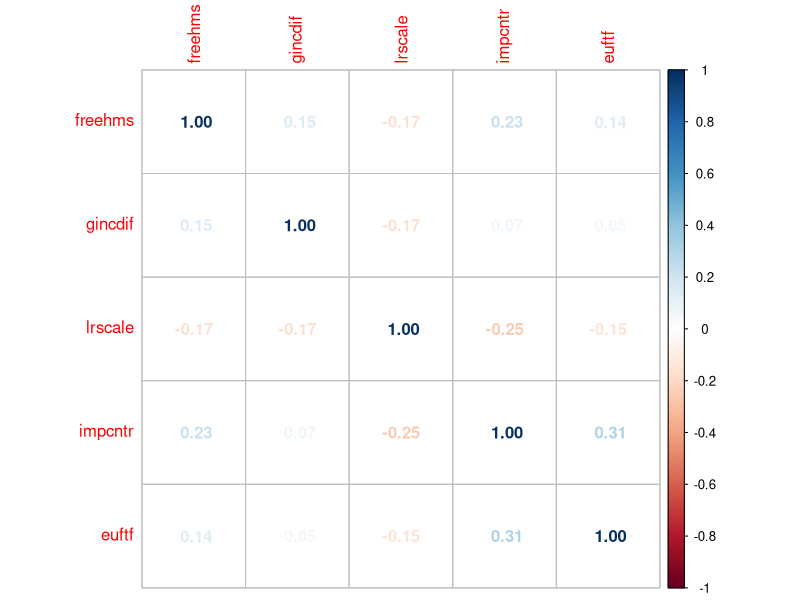
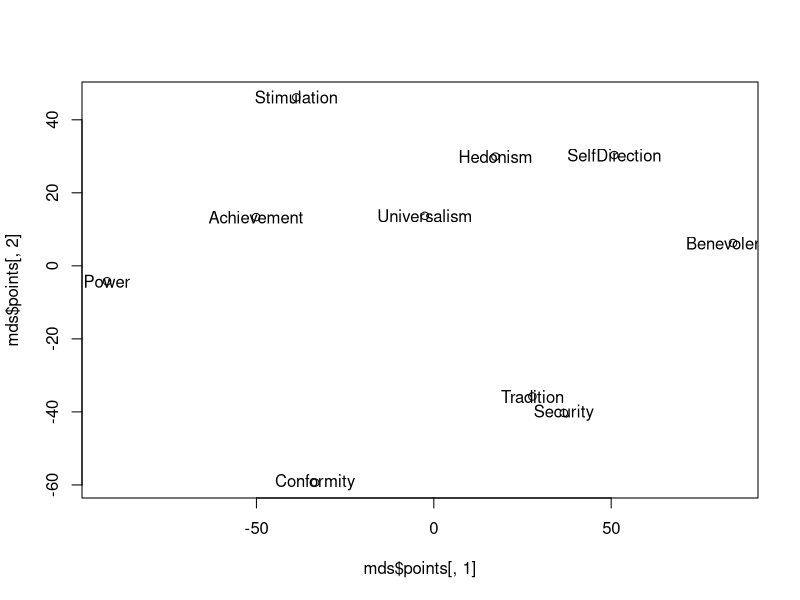
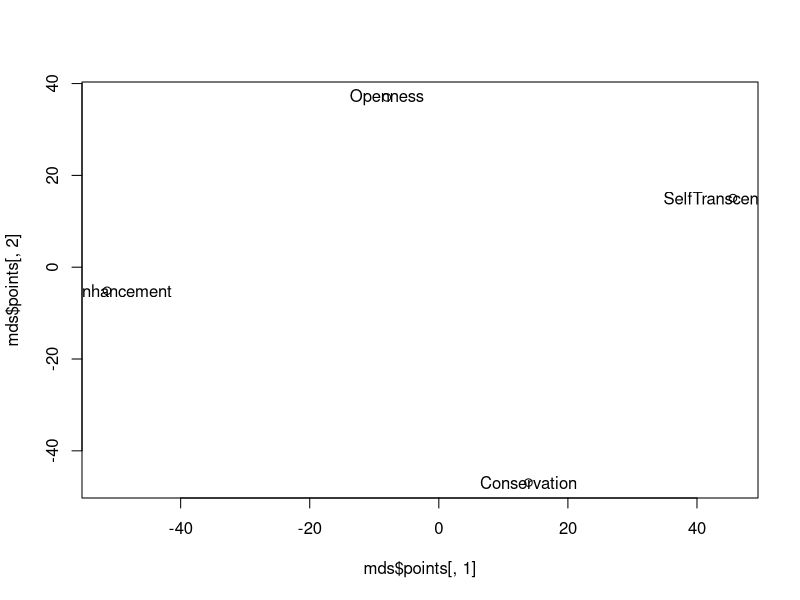
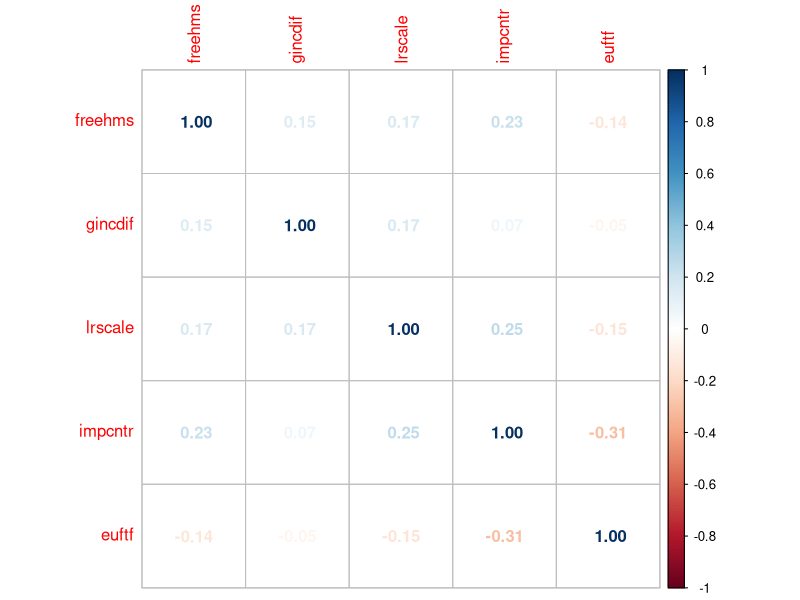
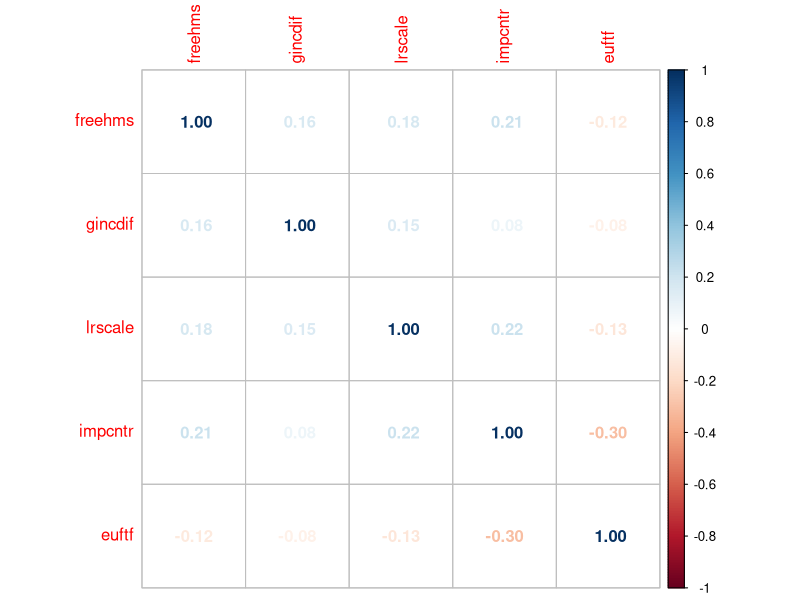
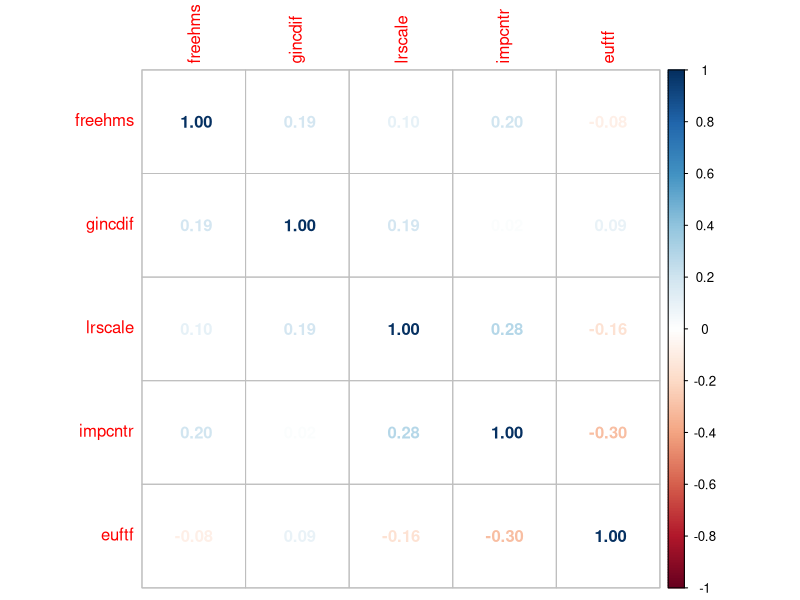
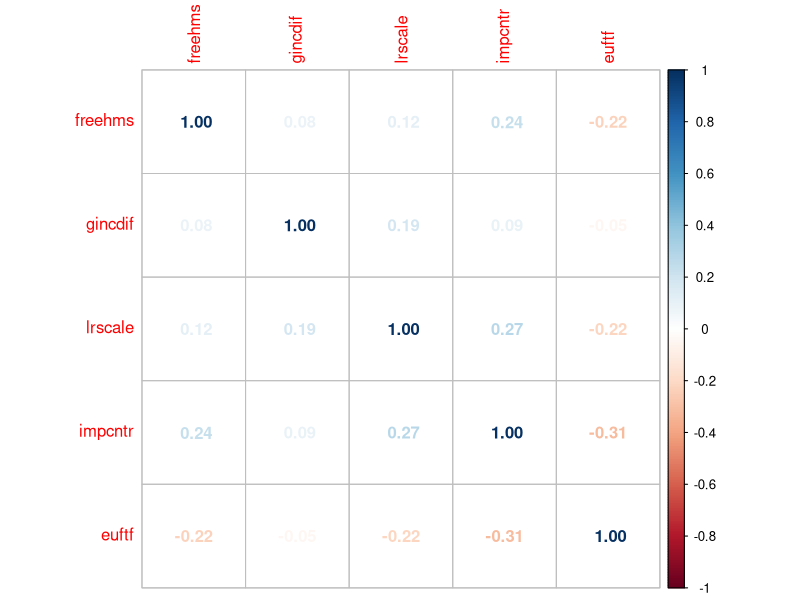
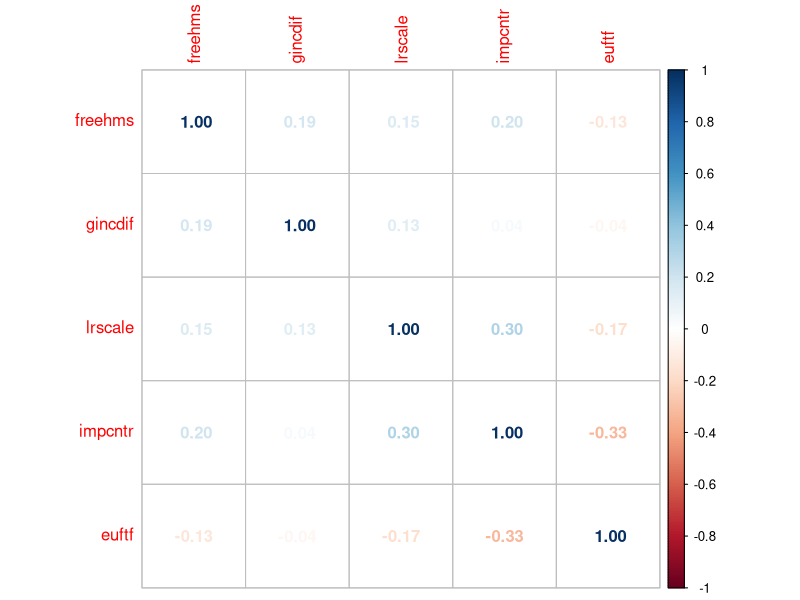

Generate these figures, in order, with R:
#### Script for reading, cleaning and preparing data for other phases of project of Group 12

## Encoding: windows-1250
## Edited:   2022-07-11 FranCesko


## NOTES:
# 1) selection and filtering is done -- we have 26 vars (21 human values, 5 believes),
#  we have 2,126 observations, i.e. respondents which answer all our 26 questions!
#
# 2) generating of frequency table is not neat -- we might rewrite in more concise way,
#  'rstatix' package, or 'sjmisc' package might help here (Jan would love 'sjmisc', it mimics STATA!)
#
# 3) scaling of the values and finding correlations is done
# 
# 4) Human values are transformed into Schwartz values 


# Header ------------------------------------------------------------------

# cleaning the environment:
rm(list=ls())


# Loading packages:
library(readr)
library(tibble)
library(dplyr)
library(forcats)
library(writexl)
library(corrplot) 
library(tidyverse)

# Loading and cleaning data -----------------------------------------------
raw = read_csv('ESS9e03_1.csv') 
# Reading data from .csv file:
df = read_csv('ESS9e03_1.csv') %>% 
  # Selection of needed variables:
  select(idno, freehms, gincdif, lrscale, impcntr, euftf, ipcrtiv:impfun) %>% 
  # Filtering the cases -- cases with missing values on believes variables deleted:
  filter(freehms <= 5, gincdif <= 5, impcntr <= 4, 
         lrscale <= 10, euftf <= 10) 
# %>%
#   # Another filtering -- cases where misses at least one human value are deleted:
#   rowwise() %>% filter(sum(across(ipcrtiv:impfun, ~ .x<=6 )) == 21) %>% ungroup()


# Transform attitude items and calculate correlations -------------------------

# Scaling data to values within [-1, 1]. 
# v' = -1 + 2* (v-m)/(M-m), where m is the lowest, M the highest possible answer
df_s =df %>% 
  mutate(
   across(c(freehms, gincdif), ~ -1 + (.x - 1)/(5-1)), 
   across(c(lrscale, euftf), ~ -1 + (.x - 0)/(10-0)), 
   impcntr = -1 + (impcntr - 1)/(4-1)
  )
## BEWARE!!! This code produces scale [-1, 0], not [-1, +1],
## conceptually it makes no difference, we have all at the same scale, 
## but it's not the intended scale.



# Flipping some scales:
# some questions are asked in a "negative" sense: 
# e.g. -1 --> "more immigrants" and 1 --> "less immigrants"
# we flip the sign of these questions. 
df_s$freehms <- df_s$freehms * -1
df_s$gincdif <- df_s$gincdif * -1
df_s$impcntr <- df_s$impcntr * -1

# calculate correlation coefficients of the value dimensions
attitudenames = c("freehms", "gincdif", "lrscale", "impcntr", "euftf")
df_cor <- df_s[attitudenames]
x <- cor(df_cor)
corrplot(x, method='number')


# Human values computation -----------------------------------------------------

valuenames <- c("ipcrtiv", "imprich", "ipeqopt", "ipshabt", "impsafe", "impdiff", "ipfrule", "ipudrst", 
  "ipmodst", "ipgdtim", "impfree", "iphlppl", "ipsuces", "ipstrgv", "ipadvnt", "ipbhprp",
  "iprspot", "iplylfr", "impenv",  "imptrad", "impfun") 

df_ten <- df |> select(idno, ipcrtiv:impfun) |> #rowwise() |> 
  mutate(Conformity = (!!sym(valuenames[7]) + !!sym(valuenames[16])/2),
         Tradition = (!!sym(valuenames[9]) + !!sym(valuenames[20])/2),
         Benevolence = (!!sym(valuenames[12]) + !!sym(valuenames[18])/2),
         Universalism = (!!sym(valuenames[3]) + !!sym(valuenames[8]) + !!sym(valuenames[19])/3),
         SelfDirection = (!!sym(valuenames[1]) + !!sym(valuenames[11])/2),
         Stimulation = (!!sym(valuenames[6]) + !!sym(valuenames[15])/2),
         Hedonism = (!!sym(valuenames[10]) + !!sym(valuenames[21])/2),
         Achievement = (!!sym(valuenames[4]) + !!sym(valuenames[13])/2),
         Power = (!!sym(valuenames[2]) + !!sym(valuenames[17])/2),
         Security = (!!sym(valuenames[5]) + !!sym(valuenames[14])/2),
         mrat = (ipcrtiv + imprich + ipeqopt + ipshabt + impsafe + impdiff + ipfrule + ipudrst + 
           ipmodst + ipgdtim + impfree + iphlppl + ipsuces + ipstrgv + ipadvnt + ipbhprp +
           iprspot + iplylfr + impenv + imptrad + impfun)/21) |> 
  ungroup() |> 
  mutate(across(Conformity:Security, function(x) x - mrat)) |> 
  mutate(Openness = (SelfDirection + Stimulation)/2,
         SelfEnhancement = (Hedonism + Achievement + Power)/3,
         Conservation = (Security + Conformity + Tradition)/3,
         SelfTranscendence = (Benevolence + Universalism)/2)
df_four <- df_ten[sample(nrow(df_ten)),] |> 
  select(idno, Openness:SelfTranscendence) |> 
  pivot_longer(Openness:SelfTranscendence) |> 
  group_by(idno) |> 
  mutate(rank = rank(value)) |> 
  group_by(idno) |> 
  summarize(Value1 = name[value == max(value)][1], 
            Value2 = name[value == min(value)][1],
            Consistent =
              str_starts(Value1,"Self") & str_starts(Value2,"Self") |
              Value1 == "Openness" & Value2 == "Conservation" |
              Value2 == "Openness" & Value1 == "Conservation") |> 
  mutate(ValueType = if_else(Consistent, Value1, "Erratic"))

mds <- df_ten |> select(Conformity:Security) |> t() |> dist() |> 
  cmdscale(eig = TRUE, k =2)
plot(mds$points[,1],mds$points[,2])
text(mds$points[,1],mds$points[,2],labels = row.names(mds$points))
mds <- df_ten |> select(Openness:SelfTranscendence) |> t() |> dist() |> 
  cmdscale(eig = TRUE, k =2)
plot(mds$points[,1],mds$points[,2])
text(mds$points[,1],mds$points[,2],labels = row.names(mds$points))




# Correlations on Subgroups

DF <- df |> left_join(df_four)
DF |> select(attitudenames) |>  cor() |> corrplot(method='number')
DF |> filter(Value1 == "SelfEnhancement") |> 
  select(attitudenames) |>  cor() |> corrplot(method='number')
DF |> filter(Value1 == "Openness") |> 
  select(attitudenames) |>  cor() |> corrplot(method='number')
DF |> filter(Value1 == "Conservation") |> 
  select(attitudenames) |>  cor() |> corrplot(method='number')


DF |> left_join(raw) |> filter(atchctr < 8, atchctr <= 10) |> 
  select(attitudenames) |>  cor() |> corrplot(method='number')
DF |> left_join(raw) |> filter(pray < 6, atchctr <= 7) |> 
  select(attitudenames) |>  cor() |> corrplot(method='number')

# Principal Component Analysis
DF |> select(attitudenames) |>  prcomp()
